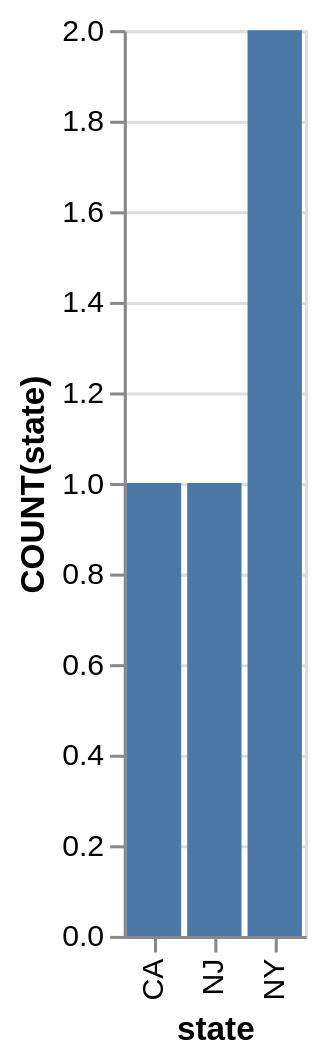

Describe this chart as a Vega-Lite specification.
### Vega-Lite specification from a JSON file in a GitHub repository (floating-point values rounded to 4 significant figures)
{"data": {"values": [{"x_data": "CA", "y_data": 1}, {"x_data": "NJ\n", "y_data": 1}, {"x_data": "NY", "y_data": 2}]}, "mark": "bar", "encoding": {"x": {"field": "x_data", "type": "nominal", "title": "state", "sort": "ascending"}, "y": {"field": "y_data", "type": "quantitative", "title": "COUNT(state)"}}}
